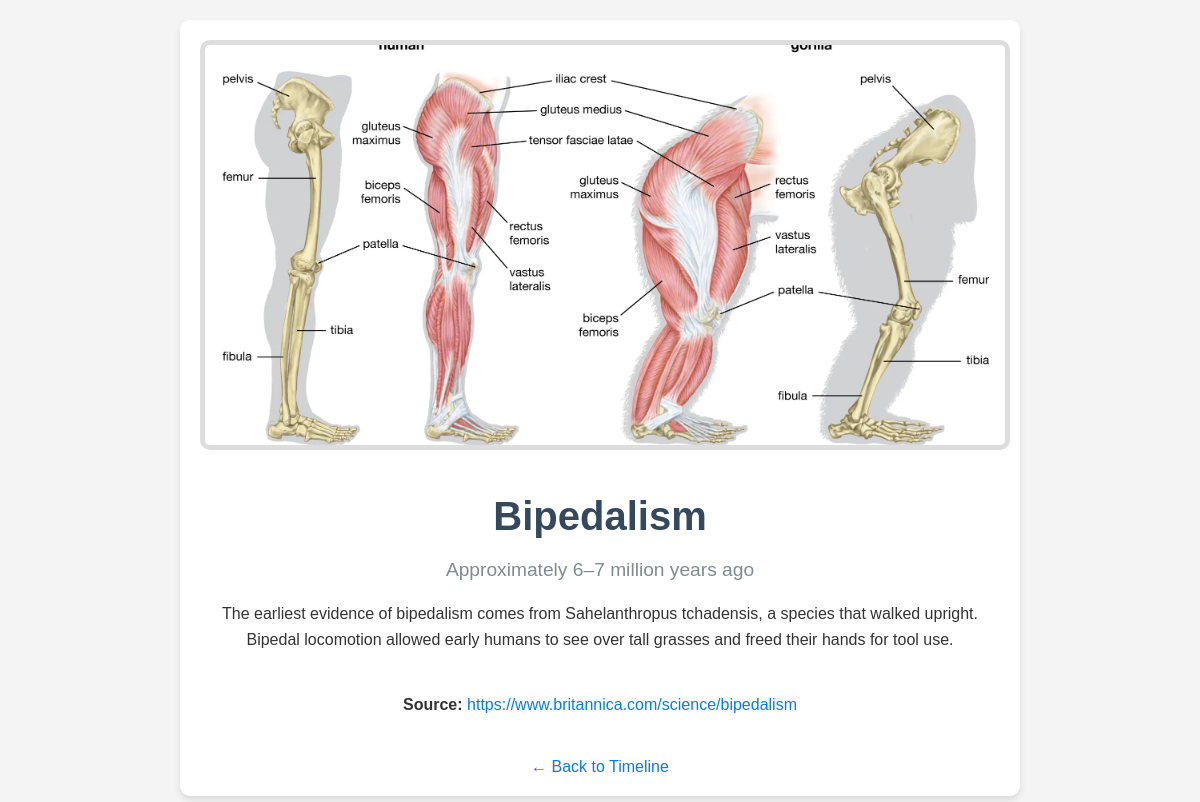
Page /2/ on the committed database.
### timeline/models.py (models this page shows, shortened)
class Milestone(models.Model):
    title = models.CharField(max_length=200)  # Title of the milestone
    date = models.CharField(max_length=100)  # Date (e.g., "200,000 years ago")
    description = models.TextField()  # Short description
    image = models.ImageField(upload_to='milestone_images/')  # Image upload path
    source = models.URLField(max_length=500, blank=True, null=True)  # Source URL for the milestone
    future = models.BooleanField(default=False)  # Optional field to mark future milestones
    class Meta:
        ordering = ['id']  # Default ordering by creation order

### timeline/views.py (the view)
# urls.py: path('<int:pk>/', views.milestone_detail_view, name='milestone_detail'),
def milestone_detail_view(request, pk):
    milestone = get_object_or_404(Milestone, pk=pk)
    return render(request, 'timeline/milestone_detail.html', {'milestone': milestone})

### timeline/templates/timeline/milestone_detail.html (shortened to what this page needs)
<!DOCTYPE html>
<html lang="en">
<head>
</head>
<body>
    <div class="milestone-detail">
        <img src="{{ milestone.image.url }}" alt="{{ milestone.title }}">
        <h1>{{ milestone.title }}</h1>
        <span>{{ milestone.date }}</span>
        <p>{{ milestone.description }}</p>
        {% if milestone.source %}
        <p><strong>Source:</strong>
            <a href="{{ milestone.source }}" target="_blank">{{ milestone.source }}</a>
        </p>
        {% endif %}
        <a class="back-link" href="/">← Back to Timeline</a>
    </div>
</body>
</html>

### timeline/templates/timeline/milestone_detail.html (style rules this page uses)
body { font-family: Arial, sans-serif; margin: 0; padding: 20px; background-color: #f4f4f4; }
.milestone-detail { max-width: 800px; margin: 0 auto; text-align: center; background: white; border-radius: 10px; box-shadow: 0 4px 6px rgba(0, 0, 0, 0.1); padding: 20px; }
.milestone-detail img { width: 100%; height: 400px; object-fit: cover; border: 5px solid #ddd; border-radius: 10px; margin-bottom: 20px; }
.milestone-detail h1 { font-size: 2.5em; margin: 20px 0; color: #34495e; }
.milestone-detail span { display: block; font-size: 1.2em; color: #7f8c8d; margin-bottom: 20px; }
.milestone-detail p { font-size: 1em; line-height: 1.6; color: #333; margin-bottom: 20px; }
.milestone-detail a { display: inline-block; margin-top: 20px; text-decoration: none; color: #007bff; font-size: 1em; }
.back-link { margin-top: 20px; display: block; font-size: 1em; text-decoration: none; color: #34495e; }

### rows in the picture
Milestone: image (picture), title "Bipedalism", date "Approximately 6–7 million years ago", description "The earliest evidence of bipedalism comes from Sahelanthropus tchadensis, a species that walked upright. Bipedal locomotion allowed early humans to see over tall grasses and freed their hands for tool use.", source "https://www.britannica.com/science/bipedalism"
